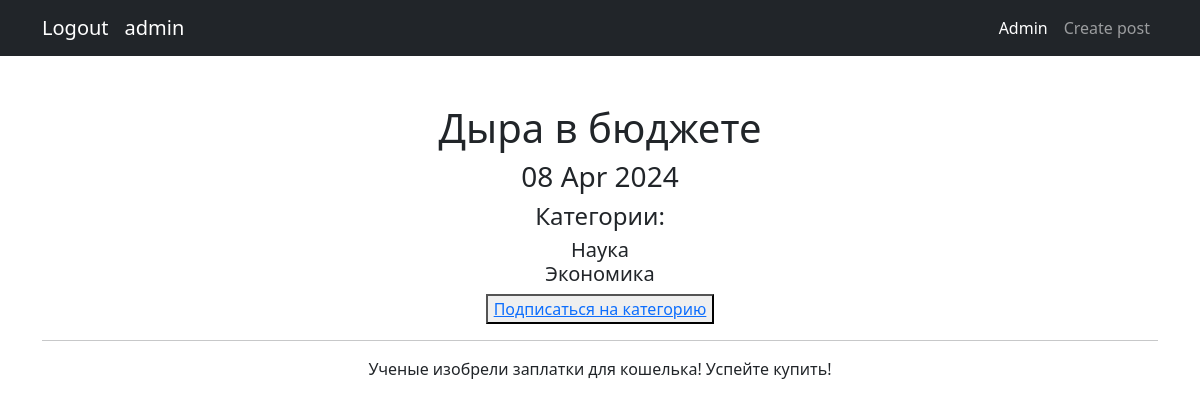
The page /news/3 (signed in) on the database its author committed.
### news/models.py (models this page shows, shortened)
class Post(models.Model):
    article = 'AR'
    news = 'NE'
    POSITIONS = [
        (article, 'Статья'),
        (news, 'Новости'),
    ]
    author = models.ForeignKey(Author, on_delete=models.CASCADE)
    news_type = models.CharField(max_length=2, choices=POSITIONS, default=article)
    post_time = models.DateTimeField(auto_now_add=True)
    title = models.CharField(max_length=255)
    text = models.TextField()
    rating = models.IntegerField(default=0)
    category = models.ManyToManyField(Category, through='PostCategory')

class Category(models.Model):
    name = models.CharField(max_length=100, unique=True)
    subscribers = models.ManyToManyField(User, blank=True, related_name='categories')

### news/views.py (the view)
# urls.py: path('<int:pk>', NewsDetail.as_view(), name='news_detail'),
class NewsDetail(DetailView):
    model = Post
    template_name = 'news.html'
    context_object_name = 'news'
    queryset = Post.objects.all()
    def get_object(self, *args, **kwargs):  # переопределяем метод получения объекта, как ни странно
        obj = cache.get(f'post-{self.kwargs["pk"]}', None)  # кэш очень похож на словарь, и метод get действует так же.
        if not obj:
            obj = super().get_object(queryset=self.queryset)
            cache.set(f'post-{self.kwargs["pk"]}', obj)
        return obj

### templates/news.html (shortened to what this page needs)
{% extends 'flatpages/default.html' %}
{% load custom_filters %}
{% block content %}
    <h1>{{ news.title|censor }}</h1>
    <h3>{{ news.post_time|date:"d M Y" }}</h3>
    <h4>Категории:</h4>
    <h5>
        {% for cat in news.category.all %}
            {{ cat.name }}<br>
        {% endfor %}
    </h5>
    <button><a href="/news/subscribe/">Подписаться на категорию</a></button>
    <hr>
    {{ news.text|censor }}
{% endblock content %}

### templates/flatpages/default.html (shortened to what this page needs)
<!DOCTYPE html>
<html lang="en">
    <head>
        {% load static %}
        <link href="{% static 'css/styles.css' %}" rel="stylesheet" />
    </head>
    <body>
        <nav class="navbar navbar-expand-lg navbar-dark bg-dark">
            <div class="container">
                {% if not request.user.username %}
                <a class="navbar-brand" href="/accounts/login">Login</a>
                {% else %}
                <a class="navbar-brand" href="/accounts/logout">Logout</a>
                <a class="navbar-brand">{{ request.user.username }}</a>
                {% endif %}
                {% load cache %}
                {% cache 900 navbar %}
                    <div class="collapse navbar-collapse" id="navbarSupportedContent">
                        <ul class="navbar-nav ms-auto mb-2 mb-lg-0">
                            <li class="nav-item"><a class="nav-link active" aria-current="page" href="/admin/">Admin</a></li>
                            <li class="nav-item"><a class="nav-link" href="create/">Create post</a></li>
                        </ul>
                    </div>
                {% endcache %}
                </div>
            </nav>
        <div class="container">
            <div class="text-center mt-5">
                {% block content %}{% endblock content %}
            </div>
        </div>
    </body>
</html>

### rows shown on the page
Post: title|censor "Дыра в бюджете", post_time "08 Apr 2024", text|censor "Ученые изобрели заплатки для кошелька! Успейте купить!"
Category: name "Наука"
Category: name "Экономика"

### other values the page prints
{{ request.user.username }} "admin"
